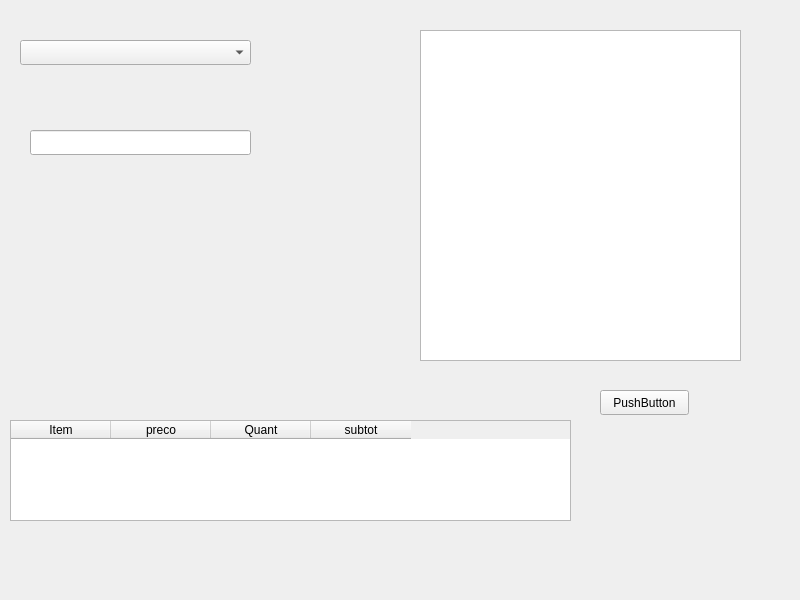
<?xml version="1.0" encoding="UTF-8"?>
<ui version="4.0">
 <class>MainWindow</class>
 <widget class="QMainWindow" name="MainWindow">
  <property name="geometry">
   <rect>
    <x>0</x>
    <y>0</y>
    <width>800</width>
    <height>600</height>
   </rect>
  </property>
  <property name="windowTitle">
   <string>MainWindow</string>
  </property>
  <widget class="QWidget" name="centralwidget">
   <widget class="QComboBox" name="comboBox">
    <property name="geometry">
     <rect>
      <x>20</x>
      <y>40</y>
      <width>231</width>
      <height>25</height>
     </rect>
    </property>
   </widget>
   <widget class="QLineEdit" name="ProdutoItem">
    <property name="geometry">
     <rect>
      <x>30</x>
      <y>130</y>
      <width>221</width>
      <height>25</height>
     </rect>
    </property>
   </widget>
   <widget class="QPushButton" name="btnInsere">
    <property name="geometry">
     <rect>
      <x>600</x>
      <y>390</y>
      <width>89</width>
      <height>25</height>
     </rect>
    </property>
    <property name="text">
     <string>PushButton</string>
    </property>
   </widget>
   <widget class="QListWidget" name="lwItens">
    <property name="geometry">
     <rect>
      <x>420</x>
      <y>30</y>
      <width>321</width>
      <height>331</height>
     </rect>
    </property>
   </widget>
   <widget class="QTableWidget" name="tblw">
    <property name="geometry">
     <rect>
      <x>10</x>
      <y>420</y>
      <width>561</width>
      <height>101</height>
     </rect>
    </property>
    <column>
     <property name="text">
      <string>Item</string>
     </property>
    </column>
    <column>
     <property name="text">
      <string>preco</string>
     </property>
    </column>
    <column>
     <property name="text">
      <string>Quant</string>
     </property>
    </column>
    <column>
     <property name="text">
      <string>subtot</string>
     </property>
    </column>
   </widget>
  </widget>
  <widget class="QMenuBar" name="menubar">
   <property name="geometry">
    <rect>
     <x>0</x>
     <y>0</y>
     <width>800</width>
     <height>22</height>
    </rect>
   </property>
  </widget>
 </widget>
 <resources/>
 <connections/>
</ui>
